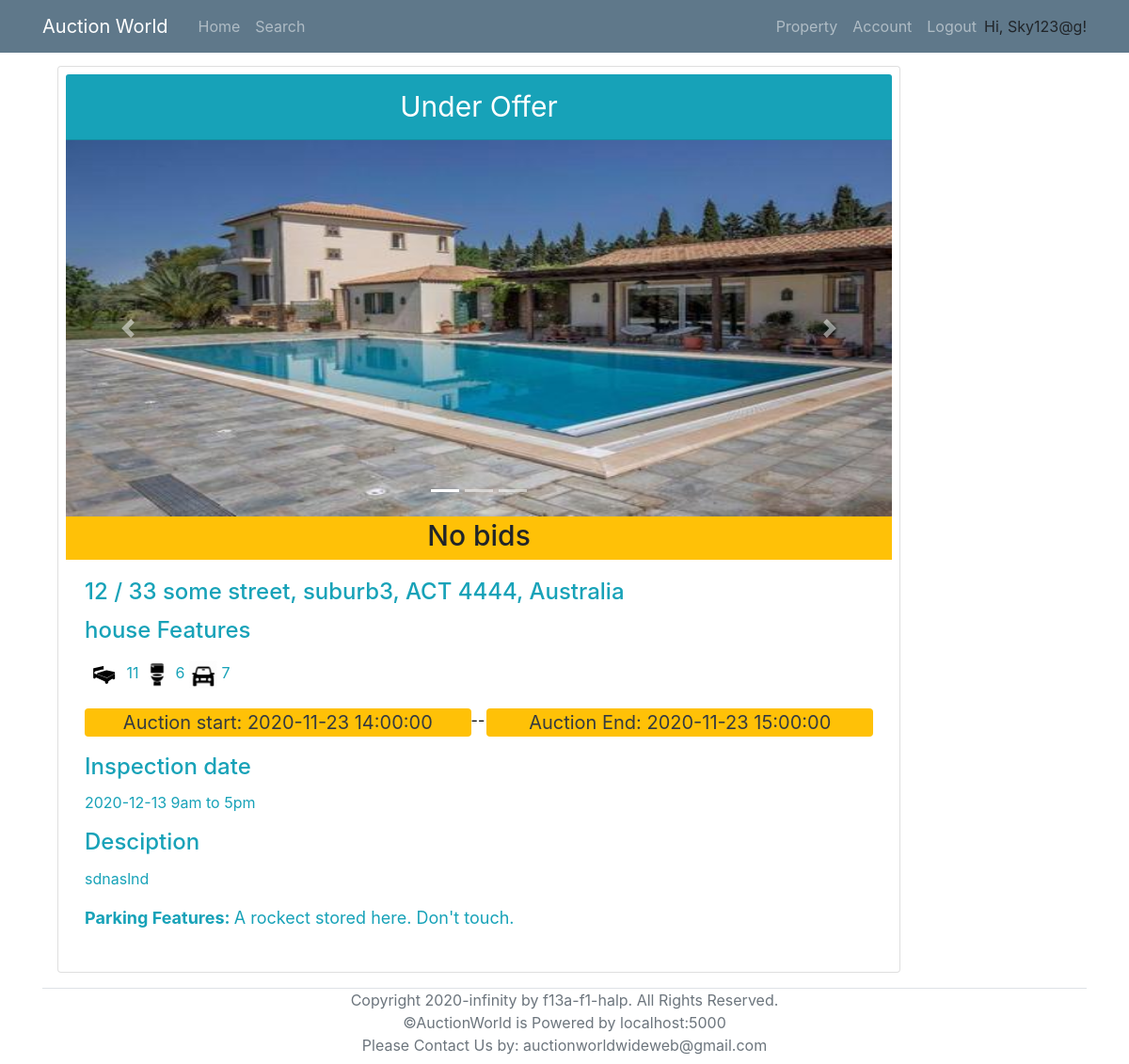
Before: /viewProperty/5 (signed in) with the older database file.
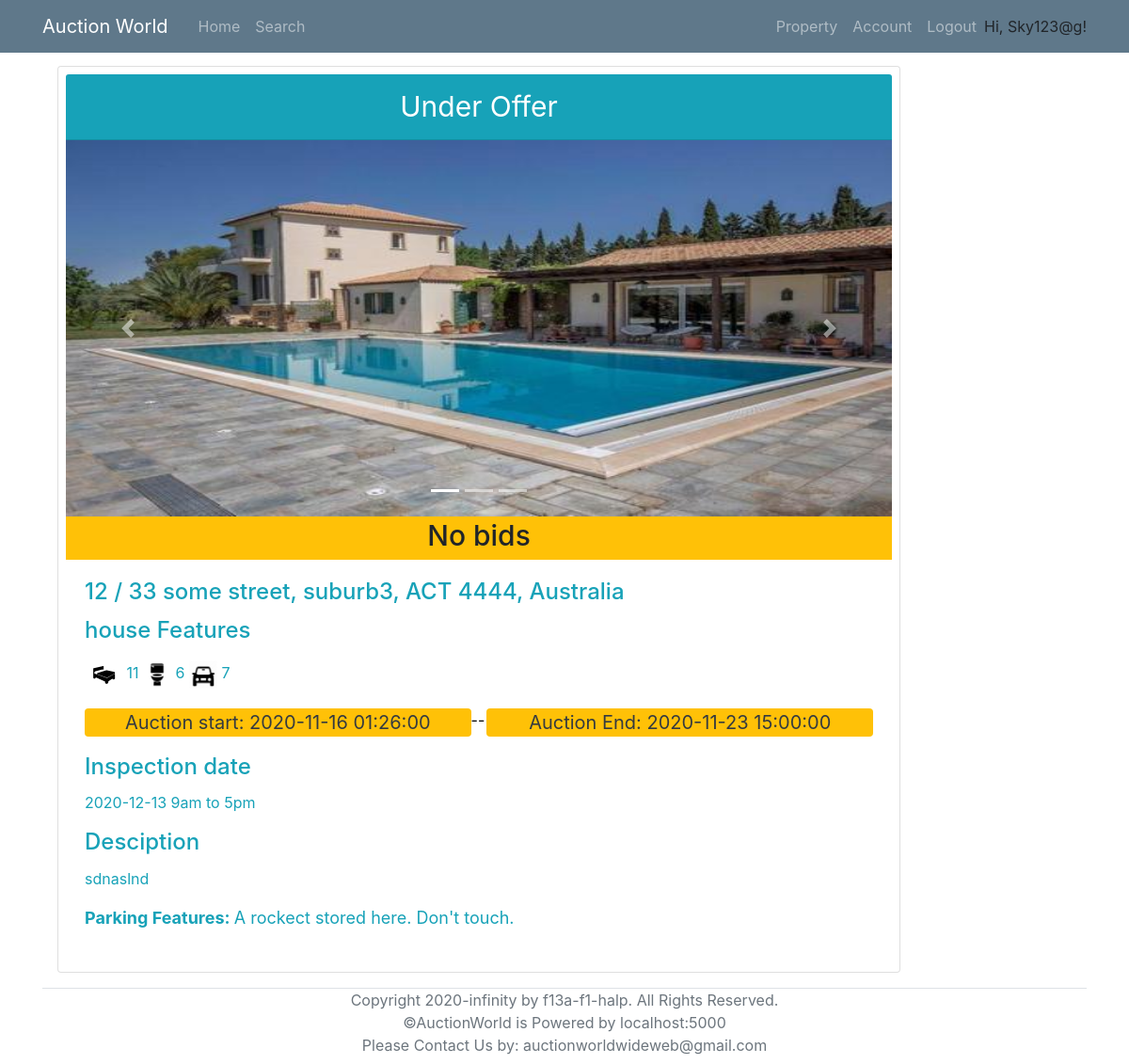
After: the same page with the newer database file.
### models.py (models this page shows, shortened)
class AuctionDetails(db.Model):
    __tablename__ = 'AuctionDetails'
    id = db.Column(db.Integer, primary_key=True)
    AuctionStart = db.Column(db.DateTime, nullable=False)
    AuctionEnd = db.Column(db.DateTime, nullable=False)
    ReservePrice = db.Column(db.Float, nullable=False)
    MinBiddingGap = db.Column(db.Float, nullable=False)
    PropertyID = db.Column(db.String, db.ForeignKey('Property.id'), unique=True, nullable=False)
    SellerID = db.Column(db.Integer, db.ForeignKey('User.id'), nullable=False)

### routes.py (the view)
@app.route('/viewProperty/<property_id>', methods=['POST','GET'])
def viewProperty(property_id):
    property_info = Property.query.filter_by(id=property_id).first_or_404()
    seller = User.query.get(property_info.seller)
    auction = AuctionDetails.query.filter_by(PropertyID = property_id).first()
    if auction:
        highestBid = Bid.query.filter_by(AuctionID = auction.id).order_by(desc(Bid.Amount)).first()
        registered = RegisteredAssociation.query.filter_by(PropertyID = property_id, RegisteredBidderID=current_user.id).first()
        if datetime.now() >= auction.AuctionEnd:
            end=True
        else:
            end=False
        if datetime.now() < auction.AuctionStart or datetime.now()>auction.AuctionEnd:
            remainingTime = None
        else:
            remainingTime = humanfriendly.format_timespan(auction.AuctionEnd - datetime.now())
    else:
        highestBid = None
        registered = None
        remainingTime = None
        end=False
    return render_template('viewProperty.html', title='View Property', property=property_info, seller= seller, auction=auction, highestBid=highestBid, registered=registered, remainingTime=remainingTime, end=end)

### models.py (called while the page is built)
@login_manager.user_loader
def load_user(id):
    return User.query.get(id)

### templates/viewProperty.html (shortened to what the changed rows need)
{% extends "base.html" %}
{% block content %}
<div class="row">
    {% if current_user.id != seller.id %}
        <div class="col-md-8">
            <div class="card p-2 col-md-3.8 mr-2 mb-3">
    {% else %}
        <div class="col-md-10">
            <div class="card p-2 col-md-3.8 ml-3 mr-2 mb-3">
    {% endif %}
                    <div class="card-body text-info">
                        <h4 class="card-title">
                            {% if property.add_unit %}
                                {{property.add_unit}} /
                            {% endif %}
                            {{property.add_num}} {{property.add_name}}, {{property.add_suburb}}, {{property.add_state}} {{property.add_pc}}, Australia
                        </h4>
                        <h4 class="card-title">{{property.property_type}} Features </h4>
                        <p class="card-text">
							<span><img src="/static/icons/bedicon.png" alt="Card image cap" style="width:40px; height: 40px;"> {{property.num_bedrooms}}</span>
							<span><img src="/static/icons/restroom.png" alt="Card image cap" style="width:30px; height: 30px;"> {{property.num_bathrooms}}</span>
                            <span><img src="/static/icons/car.png" alt="Card image cap" style="width:30px; height: 30px;"> {{property.num_parking}}</span> <br>
                        </p>
                        {% if auction.AuctionStart and auction.AuctionEnd %}
                            <p class="text-dark bg-warning rounded pl-2 pr-2 mb-0 text-center" style="width: 49%; float: left; font-size: 20px;"> Auction start: {{auction.AuctionStart}} </p>
                            <p style="float: left; color: black;" class="mb-0">--</p>
                            <p class="text-dark bg-warning rounded pl-2 pr-2 mb-0 text-center" style="width: 49%; float: right; font-size: 20px;"> Auction End: {{auction.AuctionEnd}} </p> <br><br>
                        {% endif %}
                        <h4 class="card-title">Inspection date</h4>
                        {% if property.inspection_date %}
                            <p class="card-text">{{property.inspection_date.year}}-{{property.inspection_date.month}}-{{property.inspection_date.day}} 9am to 5pm</p>
                        {% else %}
                            <p class="card-text">The inspection date has not been setted up yet, please wait or you can contact us to make a schedule for you to visit.</p>
                        {% endif %}
                        <h4 class="card-title"> Desciption </h4>
                        <p class="card-text">{{property.description}}</p>
                        <p style="font-size: 18px;"> <strong>Parking Features: </strong>  {{property.parking_features}}</p>
                    </div>
                </div>
    </div>
</div>
{% endblock %}

Changed rows visible on the page:
changed AuctionDetails: AuctionStart "2020-11-23 14:00:00" → "2020-11-16 01:26:00"
